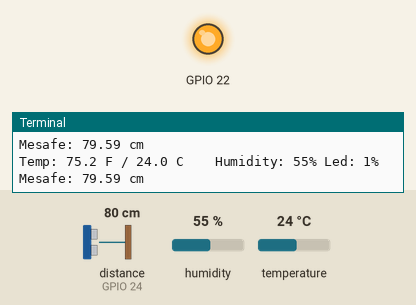
Simulated run of this program. Board: Raspberry Pi (BCM pin numbers). Shown: output pins drawn as LEDs (lit = HIGH), the last lines printed to the terminal. The inputs (shaded band) are chosen by the test bench; at power-on: temperature 24 °C, distance to the obstacle (sensor on GPIO 24) 80 cm, humidity 55 %. The echo pulse lasts 58.3 µs per cm; requests to the public web service named in the program get a made-up reply in its usual format after 0.4 s (London, UTC, broken clouds, 64 % humidity, 1013 hPa unless stated); the clock reads 2024-03-15 10:24:30 at power-on unless the program sets it; pins used as bus, display or sensor lines are not drawn.

Above: at 1.2 s.
1.3 s: temperature set to 22 °C
4.6 s: temperature set to 19 °C
At 6.8 s:
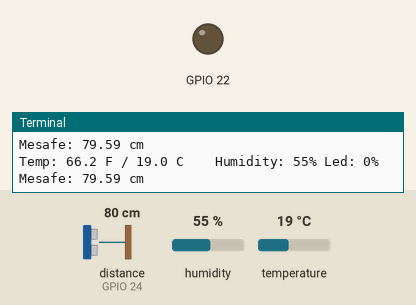
7.6 s: temperature set to 28 °C
At 10.1 s:
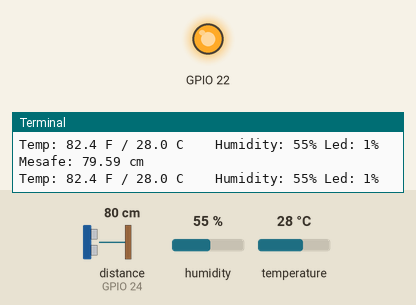
10.5 s: temperature set to 12 °C
At 13.2 s:
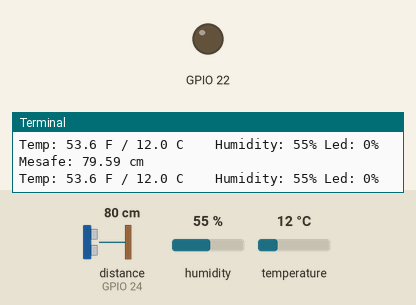
Timing chart, 0 to 14.4 s (numbered marks = the images above; inputs shaded):
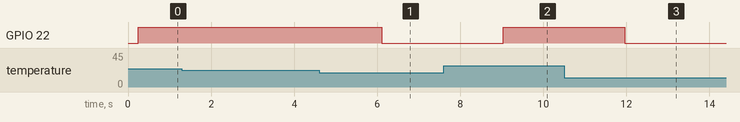

Measured:
- the behaviour switches between 21 and 20 °C on temperature (found by bisection; images 0 and 1)
- after the input at 4.6 s, GPIO 22: HIGH → LOW after 1.5 s
- after the input at 7.6 s, GPIO 22: LOW → HIGH after 1.4 s
- after the input at 10.5 s, GPIO 22: HIGH → LOW after 1.5 s

The program:

iot.py
```python
import sys
import time
import board
import RPi.GPIO as GPIO
import adafruit_dht
import urllib.request
GPIO.setmode(GPIO.BCM)
GPIO.setwarnings(False)
#GPIO.setmode(GPIO.BOARD)


TRIG_pin = 23
ECHO_pin = 24

GPIO.setup(TRIG_pin,GPIO.OUT)
GPIO.setup(ECHO_pin,GPIO.IN)

mySecretApi = "QA2QAZKK8UVQPM02"
baseURL = 'https://api.thingspeak.com/update?api_key=%s' % mySecretApi
# Initial the dht device, with data pin connected to:
#dhtDevice = adafruit_dht.DHT22(board.D18)
dhtDevice = adafruit_dht.DHT11(board.D18)
# you can pass DHT22 use_pulseio=False if you wouldn't like to use pulseio.
# This may be necessary on a Linux single board computer like the Raspberry Pi,
# but it will not work in CircuitPython.
# dhtDevice = adafruit_dht.DHT22(board.D18, use_pulseio=False)

while True:
    try:
        # Print the values to the serial port
        temperature_c = dhtDevice.temperature
        temperature_f = temperature_c * (9 / 5) + 32
        humidity = dhtDevice.humidity
        temp = "%.2f" % temperature_c
        temp_f = "%.2f" % temperature_f
        humi = "%.2f" % humidity
        #LED
        GPIO.setup(22,GPIO.OUT)
        if temperature_c > 20:
            GPIO.output(22, GPIO.HIGH)
            value=1
            value_1=value
        else:
            GPIO.output(22, GPIO.LOW)
            value=0
            value_1=value
        # hcsr-04 code block

        GPIO.output(TRIG_pin, True)
        time.sleep(0.00001)
        GPIO.output(TRIG_pin, False)

        while GPIO.input(ECHO_pin)==0:
            pulse_start = time.time()

        while GPIO.input(ECHO_pin)==1:
            pulse_end = time.time()

        pulse_duration = pulse_end - pulse_start

        distance = pulse_duration * 17150
        distance = round(distance, 2)
        real_distance = 0.0
        if distance > 2 and distance < 400:
            real_distance = distance - 0.5
            print ("Mesafe:",distance - 0.5,"cm")
        else:
            real_distance = 0
            print ("Menzil asildi")
        conn = urllib.request.urlopen(baseURL + "&field1=%s&field2=%s&field3=%s&field4=%s&field5=%s" % (temp, humi, real_distance,temp_f, value_1))
        print(
            "Temp: {:.1f} F / {:.1f} C    Humidity: {}% Led: {}% ".format(
                temperature_f, temperature_c, humidity, value_1
            )
        )
        conn.close()

    except RuntimeError as error:
        # Errors happen fairly often, DHT's are hard to read, just keep going
        print(error.args[0])
        time.sleep(0.2)
        continue
    except Exception as error:
        dhtDevice.exit()
        raise error
    except KeyboardInterrupt:
        GPIO.cleanup()
        sys.exit(0)

    time.sleep(0.2)
```
